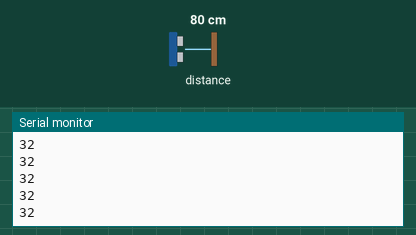
This sketch was run on a simulated Arduino Uno, built with avr-gcc and run on an emulated ATmega328P. On the bench: the last lines printed to the serial monitor. The test bench sets the inputs (shaded band); at power-on: distance to the obstacle 80 cm.

Above: at 1.2 s.
1.3 s: distance to the obstacle set to 2 cm
At 1.43 s:
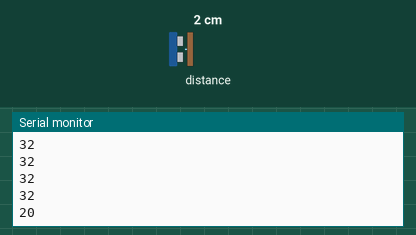
2.8 s: distance to the obstacle set to 4 cm
At 2.85 s:
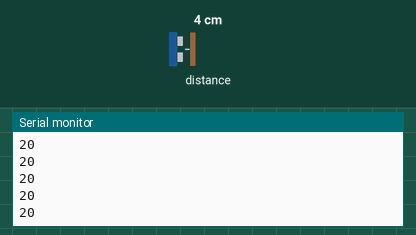
Timing chart, 0 to 5.8 s (numbered marks = the images above; inputs shaded):
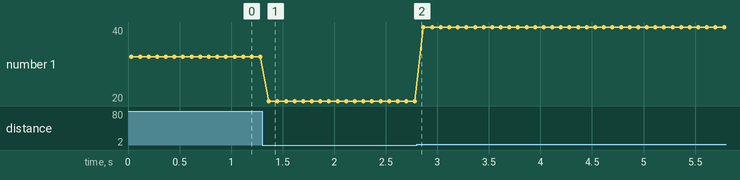

The sketch:

tof_range.ino
```cpp
#include <Wire.h>
#include "Adafruit_VL6180X.h"

Adafruit_VL6180X vl = Adafruit_VL6180X();

void setup() {
  // wait until serial port and device are ready
  Serial.begin(115200);

  while (!Serial)
    delay(1);

  if (!vl.begin())
    while (1);
}

void loop() {
  // report distance once per second
  uint8_t range = vl.readRange();
  uint8_t status = vl.readRangeStatus();

  if (status == VL6180X_ERROR_NONE)
    Serial.println(range);

  delay(50);
}
```

Measured:
- after the input at 1.3 s, the serial monitor: prints a new line after 0.07 s (image 1)
- plotted number 1: 32 → 20 after the input at 1.3 s, 20 → 40 after the input at 2.8 s
